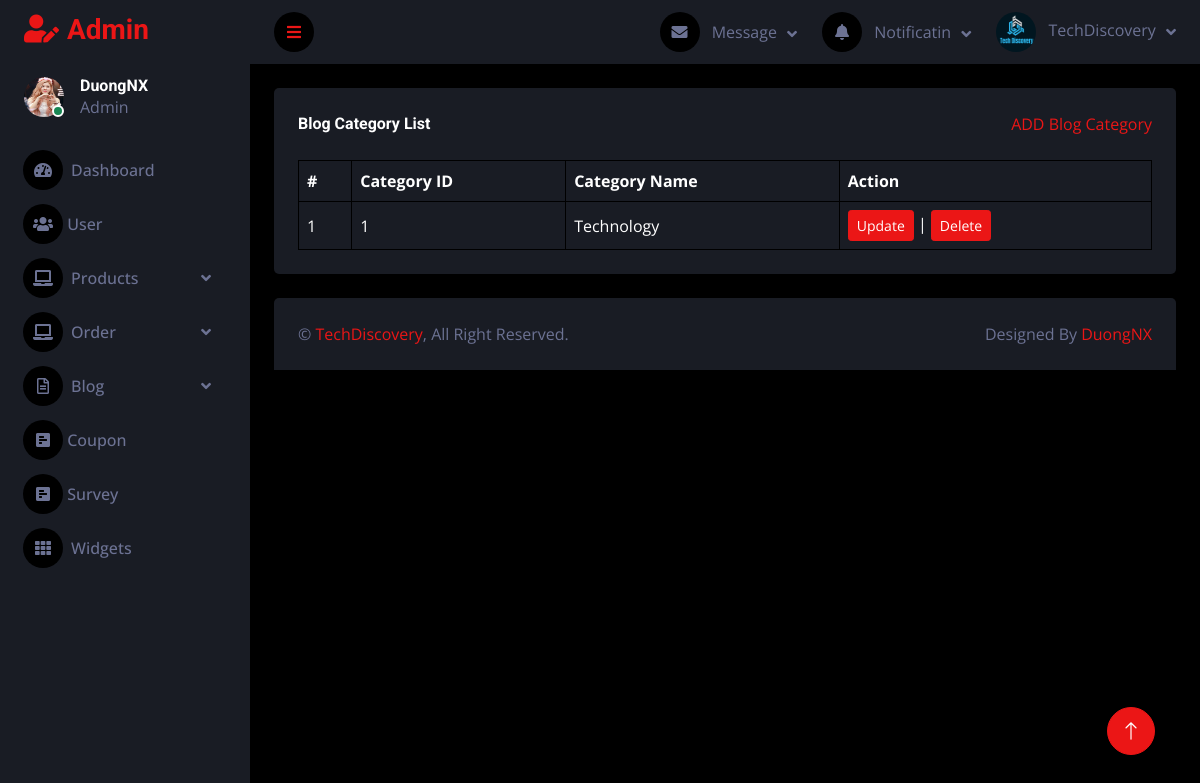
/admin/blog_category_list.php, run on an earlier commit of the app's database.
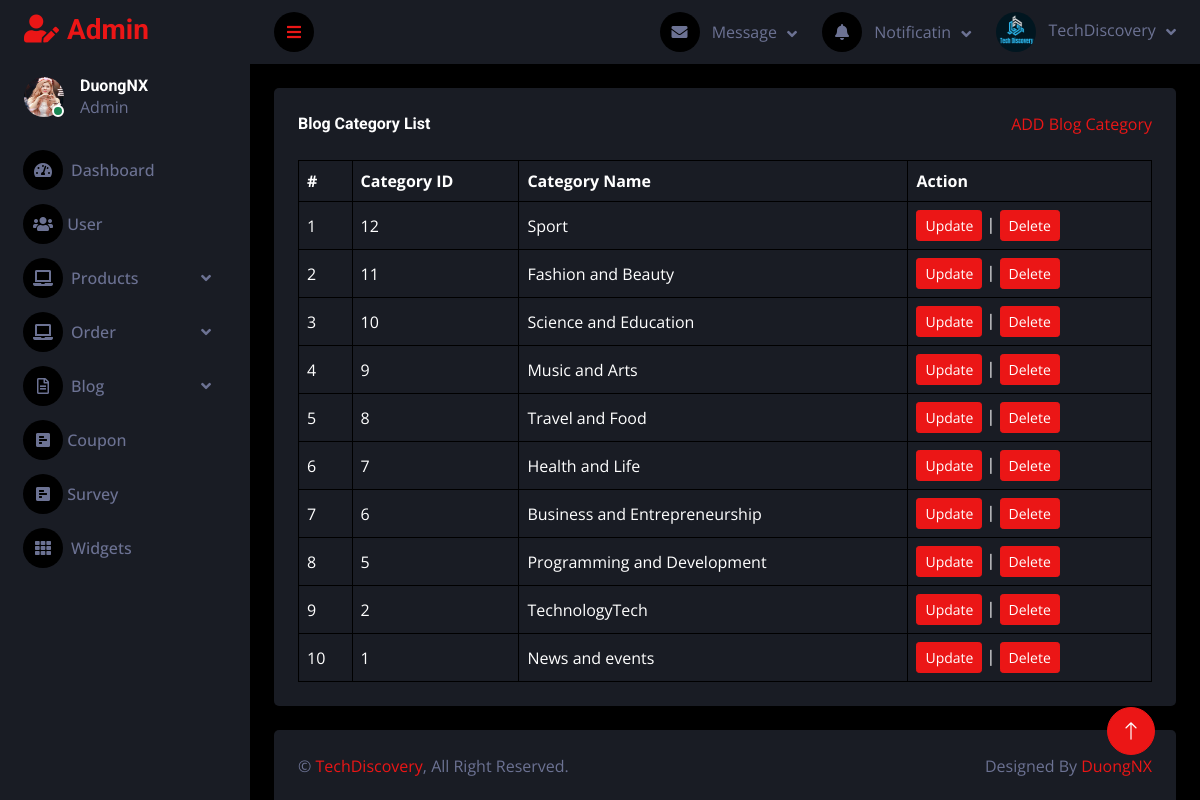
And on a later commit of the database.
### tables this page shows
CREATE TABLE `tbl_blog_category` (
  `blog_cate_id` int(11) NOT NULL,
  `blog_cate_name` varchar(255) NOT NULL
);

### admin/database.php (called while the page is built, shortened)
<?php
class Database
{
    public $host = DB_HOST;
    public $user = DB_USER;
    public $pass = DB_PASS;
    public $dbname = DB_NAME;
    public $link;
    private function connectDB()
    {
        $this->link = new mysqli($this->host, $this->user, $this->pass, $this->dbname);
    }
    public function select($query)
    {
        $result = $this->link->query($query) or die($this->link->error . __LINE__);
        if ($result->num_rows > 0) {
            return $result;
        } else {
            return false;
        }
    }
}
?>

### admin/class/blog_category_class.php (called while the page is built, shortened)
<?php
include 'database.php';
class BlogCategory
{
    private $db;
    public function __construct()
    {
        $this->db = new Database();
    }
    public function show_category_blog()
    {
        $query = "SELECT * FROM tbl_blog_category ORDER BY blog_cate_id DESC";
        $result = $this->db->select($query);
        return $result;
    }
}
?>

### admin/blog_category_list.php (the view, shortened to what this page needs)
<?php
include "header.php";
include "sidebar.php";
include "navbar.php";
include "class/blog_category_class.php";
?>
<div class="container-fluid pt-4 px-4">
    <div class="bg-secondary text-center rounded p-4">
        <div class="d-flex align-items-center justify-content-between mb-4">
            <h6 class="mb-0">Blog Category List</h6>
            <a href="blog_category_add.php">ADD Blog Category</a>
        </div>
        <div class="table-responsive">
            <table class="table text-start align-middle table-bordered table-hover mb-0">
                <thead>
                    <tr class="text-white">
                        <th scope="col">#</th>
                        <th scope="col">Category ID</th>
                        <th scope="col">Category Name</th>
                        <th scope="col">Action</th>
                    </tr>
                </thead>
                <tbody>
                    <?php
                    $blogCategory = new BlogCategory();
                    $categoryList = $blogCategory->show_category_blog();
                    if ($categoryList) {
                        $i = 0;
                        foreach ($categoryList as $category) {
                            $i++;
                    ?>
                            <tr>
                                <td><?php echo $i ?></td>
                                <td><?php echo $category['blog_cate_id'] ?></td>
                                <td><?php echo $category['blog_cate_name'] ?></td>
                                <td>
                                    <a class="btn btn-sm btn-primary" href="blog_category_edit.php?blog_cate_id=<?php echo $category['blog_cate_id'] ?>">Update</a> |
                                    <a class="btn btn-sm btn-primary" href="#" onclick="confirmDelete(<?php echo $category['blog_cate_id']; ?>)">Delete</a>
                                </td>
                            </tr>
                    <?php
                        }
                    }
                    ?>
                </tbody>
            </table>
        </div>
    </div>
</div>
<?php
include "footer.php";

### admin/header.php (shortened to what this page needs)
<!DOCTYPE html>
<html lang="en">
<head>
    <link href="https://cdnjs.cloudflare.com/ajax/libs/font-awesome/5.10.0/css/all.min.css" rel="stylesheet">
    <link href="https://cdn.jsdelivr.net/npm/bootstrap-icons@1.4.1/font/bootstrap-icons.css" rel="stylesheet">
    <link href="lib/owlcarousel/assets/owl.carousel.min.css" rel="stylesheet">
    <link href="lib/tempusdominus/css/tempusdominus-bootstrap-4.min.css" rel="stylesheet" />
    <link href="css/bootstrap.min.css" rel="stylesheet">
    <link href="css/style.css" rel="stylesheet">
<link href="https://cdnjs.cloudflare.com/ajax/libs/summernote/0.8.12/summernote-lite.css" rel="stylesheet">
</head>
<body>
    <div class="container-fluid position-relative d-flex p-0">

### admin/sidebar.php (shortened to what this page needs)
<div class="sidebar pe-4 pb-3">
      <nav class="navbar bg-secondary navbar-dark">
          <a href="index.php" class="navbar-brand mx-4 mb-3">
              <h3 class="text-primary"><i class="fa fa-user-edit me-2"></i>Admin</h3>
          </a>
          <div class="d-flex align-items-center ms-4 mb-4">
              <div class="position-relative">
                  <img class="rounded-circle" src="img/rose2.jpeg" alt="" style="width: 40px; height: 40px;">
                  <div class="bg-success rounded-circle border border-2 border-white position-absolute end-0 bottom-0 p-1"></div>
              </div>
              <div class="ms-3">
                  <h6 class="mb-0">DuongNX</h6>
                  <span>Admin</span>
              </div>
          </div>
          <div class="navbar-nav w-100">
              <a href="index.php" class="nav-item nav-link "><i class="fa fa-tachometer-alt me-2"></i>Dashboard</a>
              <a href="userlist.php" class="nav-item nav-link"><i class="fas fa-users"></i> User</a>
              <div class="nav-item dropdown">
                  <a href="#" class="nav-link dropdown-toggle" data-bs-toggle="dropdown"><i class="fa fa-laptop me-2"></i>Products</a>
              </div>
              <div class="nav-item dropdown">
                  <a href="#" class="nav-link dropdown-toggle" data-bs-toggle="dropdown"><i class="fa fa-laptop me-2"></i>Order</a>
              </div>
              <div class="nav-item dropdown">
                  <a href="#" class="nav-link dropdown-toggle" data-bs-toggle="dropdown"><i class="far fa-file-alt me-2"></i>Blog</a>
              </div>
              <a href="coupon.php" class="nav-item nav-link"><i class="fas fa-poll-h"></i> Coupon</a>
              <a href="question.php" class="nav-item nav-link"><i class="fas fa-poll-h"></i> Survey</a>
              <a href="widget.php" class="nav-item nav-link"><i class="fa fa-th me-2"></i>Widgets</a>
          </div>
      </nav>
  </div>

### admin/navbar.php (shortened to what this page needs)
<div class="content">
    <nav class="navbar navbar-expand bg-secondary navbar-dark sticky-top px-4 py-0">
        <a href="#" class="sidebar-toggler flex-shrink-0">
            <i class="fa fa-bars"></i>
        </a>
        <div class="navbar-nav align-items-center ms-auto">
            <div class="nav-item dropdown">
                <a href="#" class="nav-link dropdown-toggle" data-bs-toggle="dropdown">
                    <i class="fa fa-envelope me-lg-2"></i>
                    <span class="d-none d-lg-inline-flex">Message</span>
                </a>
            </div>
            <div class="nav-item dropdown">
                <a href="#" class="nav-link dropdown-toggle" data-bs-toggle="dropdown">
                    <i class="fa fa-bell me-lg-2"></i>
                    <span class="d-none d-lg-inline-flex">Notificatin</span>
                </a>
            </div>
            <div class="nav-item dropdown">
                <a href="#" class="nav-link dropdown-toggle" data-bs-toggle="dropdown">
                    <img class="rounded-circle me-lg-2" src="../image/logo.png" alt="" style="width: 40px; height: 40px;">
                    <span class="d-none d-lg-inline-flex">TechDiscovery</span>
                </a>
            </div>
        </div>
    </nav>

### admin/footer.php (shortened to what this page needs)
<div class="container-fluid pt-4 px-4">
                <div class="bg-secondary rounded-top p-4">
                    <div class="row">
                        <div class="col-12 col-sm-6 text-center text-sm-start">
                            &copy; <a href="https://www.facebook.com/groups/1249874295731488">TechDiscovery</a>, All Right Reserved.
                        </div>
                        <div class="col-12 col-sm-6 text-center text-sm-end">
                            Designed By <a href="https://github.com/duongnx03">DuongNX</a>
                        </div>
                    </div>
                </div>
            </div>
        </div>
        <a href="#" class="btn btn-lg btn-primary btn-lg-square back-to-top"><i class="bi bi-arrow-up"></i></a>
    </div>
</body>
</html>

### admin/css/style.css (style rules this page uses)
:root { --primary: #EB1616; --secondary: #191C24; --light: #6C7293; --dark: #000000; }
.back-to-top { position: fixed; display: none; right: 45px; bottom: 45px; z-index: 99; }
.btn { transition: .5s; }
.btn-lg-square { width: 48px; height: 48px; }
.btn-square, .btn-sm-square, .btn-lg-square { padding: 0; display: inline-flex; align-items: center; justify-content: center; font-weight: normal; border-radius: 50px; }
.sidebar { position: fixed; top: 0; left: 0; bottom: 0; width: 250px; height: 100vh; overflow-y: auto; background: var(--secondary); transition: 0.5s; z-index: 999; }
.content { margin-left: 250px; min-height: 100vh; background: var(--white); transition: 0.5s; }
@media (min-width: 992px) { .sidebar { margin-left: 0; } }
@media (min-width: 992px) { .content { width: calc(100% - 250px); } }
.sidebar .navbar .navbar-nav .nav-link { padding: 7px 20px; color: var(--light); font-weight: 500; border-left: 3px solid var(--secondary); border-radius: 0 30px 30px 0; outline: none; }
.sidebar .navbar .navbar-nav .nav-link i { width: 40px; height: 40px; display: inline-flex; align-items: center; justify-content: center; background: var(--dark); border-radius: 40px; }
.sidebar .navbar .dropdown-toggle::after { position: absolute; top: 15px; right: 15px; border: none; content: "\f107"; font-family: "Font Awesome 5 Free"; font-weight: 900; transition: .5s; }
.content .navbar .navbar-nav .nav-link { margin-left: 25px; padding: 12px 0; color: var(--light); outline: none; }
.content .navbar .sidebar-toggler, .content .navbar .navbar-nav .nav-link i { width: 40px; height: 40px; display: inline-flex; align-items: center; justify-content: center; background: var(--dark); border-radius: 40px; }
.content .navbar .dropdown-toggle::after { margin-left: 6px; vertical-align: middle; border: none; content: "\f107"; font-family: "Font Awesome 5 Free"; font-weight: 900; transition: .5s; }

What changed in the data, as far as the page shows it:
added tbl_blog_category: blog_cate_id "12", blog_cate_name "Sport"
added tbl_blog_category: blog_cate_id "11", blog_cate_name "Fashion and Beauty"
added tbl_blog_category: blog_cate_id "10", blog_cate_name "Science and Education"
added tbl_blog_category: blog_cate_id "9", blog_cate_name "Music and Arts"
added tbl_blog_category: blog_cate_id "8", blog_cate_name "Travel and Food"
added tbl_blog_category: blog_cate_id "7", blog_cate_name "Health and Life"
added tbl_blog_category: blog_cate_id "6", blog_cate_name "Business and Entrepreneurship"
added tbl_blog_category: blog_cate_id "5", blog_cate_name "Programming and Development"
added tbl_blog_category: blog_cate_id "2", blog_cate_name "TechnologyTech"
changed tbl_blog_category id 1: blog_cate_name "Technology" → "News and events"
